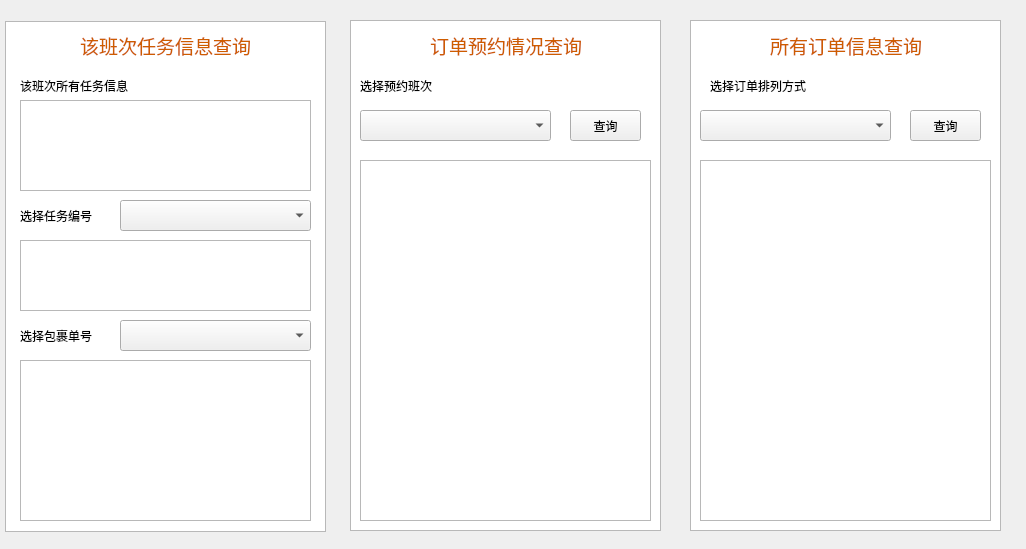
<?xml version="1.0" encoding="UTF-8"?>
<ui version="4.0">
 <class>TaskQueryWidget</class>
 <widget class="QWidget" name="TaskQueryWidget">
  <property name="geometry">
   <rect>
    <x>0</x>
    <y>0</y>
    <width>1026</width>
    <height>549</height>
   </rect>
  </property>
  <property name="windowTitle">
   <string>Form</string>
  </property>
  <widget class="QTextBrowser" name="textBrowser_allTask">
   <property name="geometry">
    <rect>
     <x>20</x>
     <y>100</y>
     <width>291</width>
     <height>91</height>
    </rect>
   </property>
  </widget>
  <widget class="QTextBrowser" name="textBrowser_oneTask">
   <property name="geometry">
    <rect>
     <x>20</x>
     <y>240</y>
     <width>291</width>
     <height>71</height>
    </rect>
   </property>
  </widget>
  <widget class="QTextBrowser" name="textBrowser_oneParcel">
   <property name="geometry">
    <rect>
     <x>20</x>
     <y>360</y>
     <width>291</width>
     <height>161</height>
    </rect>
   </property>
  </widget>
  <widget class="QTextBrowser" name="textBrowser_schedule">
   <property name="geometry">
    <rect>
     <x>360</x>
     <y>160</y>
     <width>291</width>
     <height>361</height>
    </rect>
   </property>
  </widget>
  <widget class="QComboBox" name="comboBox_taskSelect">
   <property name="geometry">
    <rect>
     <x>120</x>
     <y>200</y>
     <width>191</width>
     <height>31</height>
    </rect>
   </property>
  </widget>
  <widget class="QComboBox" name="comboBox_parcelSelect">
   <property name="geometry">
    <rect>
     <x>120</x>
     <y>320</y>
     <width>191</width>
     <height>31</height>
    </rect>
   </property>
  </widget>
  <widget class="QLabel" name="label">
   <property name="geometry">
    <rect>
     <x>20</x>
     <y>70</y>
     <width>161</width>
     <height>31</height>
    </rect>
   </property>
   <property name="text">
    <string>该班次所有任务信息</string>
   </property>
  </widget>
  <widget class="QLabel" name="label_2">
   <property name="geometry">
    <rect>
     <x>20</x>
     <y>200</y>
     <width>91</width>
     <height>31</height>
    </rect>
   </property>
   <property name="text">
    <string>选择任务编号</string>
   </property>
  </widget>
  <widget class="QLabel" name="label_3">
   <property name="geometry">
    <rect>
     <x>20</x>
     <y>320</y>
     <width>91</width>
     <height>31</height>
    </rect>
   </property>
   <property name="text">
    <string>选择包裹单号</string>
   </property>
  </widget>
  <widget class="QLabel" name="label_4">
   <property name="geometry">
    <rect>
     <x>360</x>
     <y>70</y>
     <width>181</width>
     <height>31</height>
    </rect>
   </property>
   <property name="text">
    <string>选择预约班次</string>
   </property>
  </widget>
  <widget class="QGraphicsView" name="graphicsView">
   <property name="geometry">
    <rect>
     <x>5</x>
     <y>21</y>
     <width>321</width>
     <height>511</height>
    </rect>
   </property>
  </widget>
  <widget class="QGraphicsView" name="graphicsView_2">
   <property name="geometry">
    <rect>
     <x>350</x>
     <y>20</y>
     <width>311</width>
     <height>511</height>
    </rect>
   </property>
  </widget>
  <widget class="QGraphicsView" name="graphicsView_3">
   <property name="geometry">
    <rect>
     <x>690</x>
     <y>20</y>
     <width>311</width>
     <height>511</height>
    </rect>
   </property>
  </widget>
  <widget class="QComboBox" name="comboBox_schedule">
   <property name="geometry">
    <rect>
     <x>360</x>
     <y>110</y>
     <width>191</width>
     <height>31</height>
    </rect>
   </property>
  </widget>
  <widget class="QPushButton" name="pushButton_rankWays">
   <property name="geometry">
    <rect>
     <x>910</x>
     <y>110</y>
     <width>71</width>
     <height>31</height>
    </rect>
   </property>
   <property name="text">
    <string>查询</string>
   </property>
  </widget>
  <widget class="QLabel" name="label_6">
   <property name="geometry">
    <rect>
     <x>710</x>
     <y>70</y>
     <width>181</width>
     <height>31</height>
    </rect>
   </property>
   <property name="text">
    <string>选择订单排列方式</string>
   </property>
  </widget>
  <widget class="QTextBrowser" name="textBrowser_rankWays">
   <property name="geometry">
    <rect>
     <x>700</x>
     <y>160</y>
     <width>291</width>
     <height>361</height>
    </rect>
   </property>
  </widget>
  <widget class="QLabel" name="label_8">
   <property name="geometry">
    <rect>
     <x>70</x>
     <y>30</y>
     <width>191</width>
     <height>31</height>
    </rect>
   </property>
   <property name="text">
    <string>&lt;!DOCTYPE HTML PUBLIC &quot;-//W3C//DTD HTML 4.0//EN&quot; &quot;http://www.w3.org/TR/REC-html40/strict.dtd&quot;&gt;
&lt;html&gt;&lt;head&gt;&lt;meta name=&quot;qrichtext&quot; content=&quot;1&quot; /&gt;&lt;style type=&quot;text/css&quot;&gt;
p, li { white-space: pre-wrap; }
&lt;/style&gt;&lt;/head&gt;&lt;body style=&quot; font-family:'Ubuntu'; font-size:11pt; font-weight:400; font-style:normal;&quot;&gt;
&lt;p align=&quot;center&quot; style=&quot; margin-top:0px; margin-bottom:0px; margin-left:0px; margin-right:0px; -qt-block-indent:0; text-indent:0px;&quot;&gt;&lt;span style=&quot; font-size:14pt; color:#ce5c00;&quot;&gt;该班次任务信息查询&lt;/span&gt;&lt;/p&gt;&lt;/body&gt;&lt;/html&gt;</string>
   </property>
  </widget>
  <widget class="QLabel" name="label_9">
   <property name="geometry">
    <rect>
     <x>430</x>
     <y>30</y>
     <width>151</width>
     <height>31</height>
    </rect>
   </property>
   <property name="text">
    <string>&lt;!DOCTYPE HTML PUBLIC &quot;-//W3C//DTD HTML 4.0//EN&quot; &quot;http://www.w3.org/TR/REC-html40/strict.dtd&quot;&gt;
&lt;html&gt;&lt;head&gt;&lt;meta name=&quot;qrichtext&quot; content=&quot;1&quot; /&gt;&lt;style type=&quot;text/css&quot;&gt;
p, li { white-space: pre-wrap; }
&lt;/style&gt;&lt;/head&gt;&lt;body style=&quot; font-family:'Ubuntu'; font-size:11pt; font-weight:400; font-style:normal;&quot;&gt;
&lt;p align=&quot;center&quot; style=&quot; margin-top:0px; margin-bottom:0px; margin-left:0px; margin-right:0px; -qt-block-indent:0; text-indent:0px;&quot;&gt;&lt;span style=&quot; font-size:14pt; color:#ce5c00;&quot;&gt;订单预约情况查询&lt;/span&gt;&lt;/p&gt;&lt;/body&gt;&lt;/html&gt;</string>
   </property>
  </widget>
  <widget class="QLabel" name="label_10">
   <property name="geometry">
    <rect>
     <x>770</x>
     <y>30</y>
     <width>151</width>
     <height>31</height>
    </rect>
   </property>
   <property name="text">
    <string>&lt;!DOCTYPE HTML PUBLIC &quot;-//W3C//DTD HTML 4.0//EN&quot; &quot;http://www.w3.org/TR/REC-html40/strict.dtd&quot;&gt;
&lt;html&gt;&lt;head&gt;&lt;meta name=&quot;qrichtext&quot; content=&quot;1&quot; /&gt;&lt;style type=&quot;text/css&quot;&gt;
p, li { white-space: pre-wrap; }
&lt;/style&gt;&lt;/head&gt;&lt;body style=&quot; font-family:'Ubuntu'; font-size:11pt; font-weight:400; font-style:normal;&quot;&gt;
&lt;p align=&quot;center&quot; style=&quot; margin-top:0px; margin-bottom:0px; margin-left:0px; margin-right:0px; -qt-block-indent:0; text-indent:0px;&quot;&gt;&lt;span style=&quot; font-size:14pt; color:#ce5c00;&quot;&gt;所有订单信息查询&lt;/span&gt;&lt;/p&gt;&lt;/body&gt;&lt;/html&gt;</string>
   </property>
  </widget>
  <widget class="QPushButton" name="pushButton_schedule">
   <property name="geometry">
    <rect>
     <x>570</x>
     <y>110</y>
     <width>71</width>
     <height>31</height>
    </rect>
   </property>
   <property name="text">
    <string>查询</string>
   </property>
  </widget>
  <widget class="QComboBox" name="comboBox_rankWays">
   <property name="geometry">
    <rect>
     <x>700</x>
     <y>110</y>
     <width>191</width>
     <height>31</height>
    </rect>
   </property>
  </widget>
  <zorder>graphicsView_2</zorder>
  <zorder>graphicsView</zorder>
  <zorder>textBrowser_allTask</zorder>
  <zorder>textBrowser_oneTask</zorder>
  <zorder>textBrowser_oneParcel</zorder>
  <zorder>textBrowser_schedule</zorder>
  <zorder>comboBox_taskSelect</zorder>
  <zorder>comboBox_parcelSelect</zorder>
  <zorder>label</zorder>
  <zorder>label_2</zorder>
  <zorder>label_3</zorder>
  <zorder>label_4</zorder>
  <zorder>graphicsView_3</zorder>
  <zorder>comboBox_schedule</zorder>
  <zorder>pushButton_rankWays</zorder>
  <zorder>label_6</zorder>
  <zorder>textBrowser_rankWays</zorder>
  <zorder>label_8</zorder>
  <zorder>label_9</zorder>
  <zorder>label_10</zorder>
  <zorder>pushButton_schedule</zorder>
  <zorder>comboBox_rankWays</zorder>
 </widget>
 <resources/>
 <connections/>
</ui>
